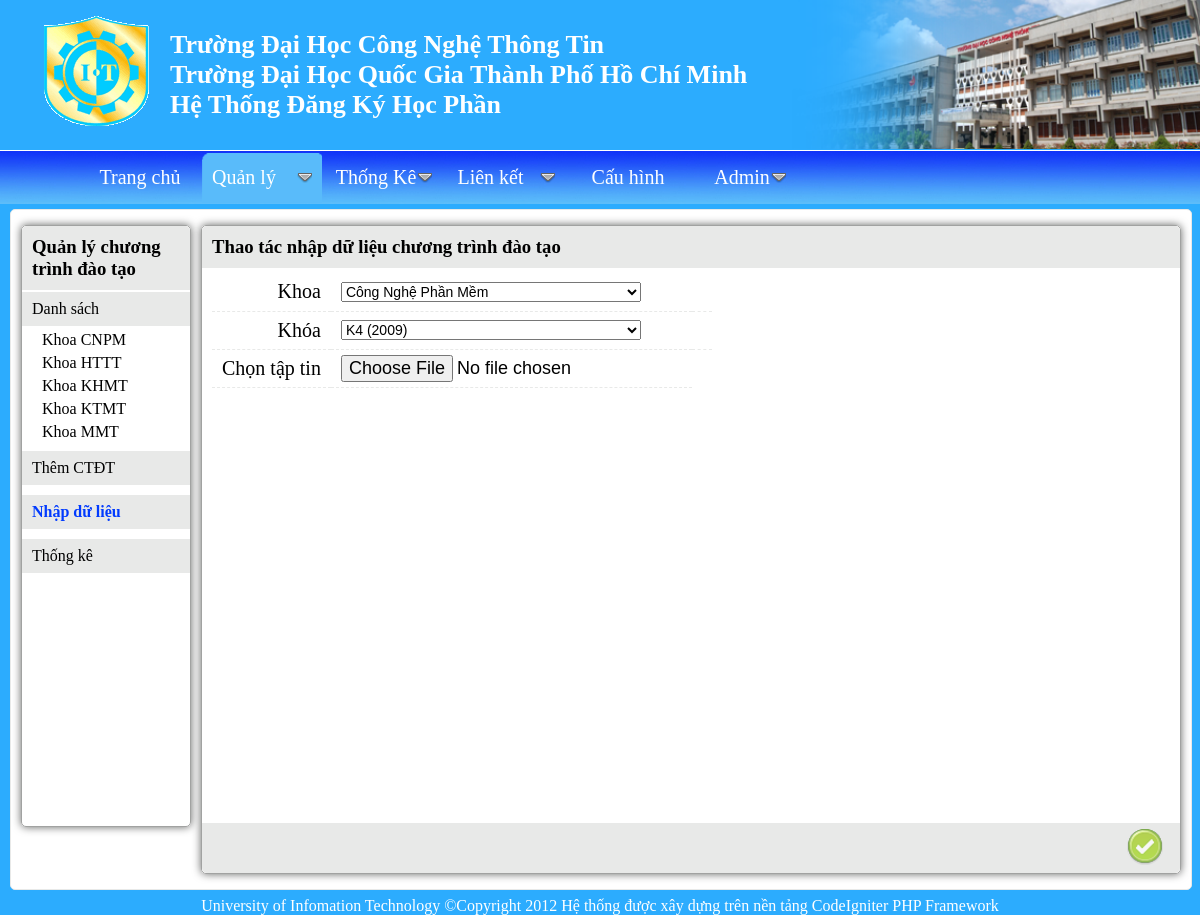
/quanly/chuong-trinh-dao-tao/nhap-du-lieu, run on the app's committed database.
### tables this page shows
CREATE TABLE IF NOT EXISTS `khoa` (
  `MaKhoa` varchar(5) NOT NULL,
  `TenKhoa` varchar(40) NOT NULL,
  PRIMARY KEY (`MaKhoa`)
);

### application/controllers/ctdt.php (called while the page is built, shortened)
<?php if ( ! defined('BASEPATH')) exit('No direct script access allowed');
class Ctdt extends CI_Controller {
    function __construct()
    {
        $this->load->helper("url");
        $this->load->library("form_validation");
        $this->load->model("admin/mctdt");
        $this->load->library('PHPExcel');
    }
   function nhapdl($khoa_active="CNPM",$k_active=4)
    {
        $this->load->helper("url");
        $this->load->library("form_validation");
        $this->form_validation->set_rules("khoa","Khoa","required");
        $this->form_validation->set_rules("file_upload","Tập tin","callback_exist_file");
        if($this->form_validation->run())
        {
            $file_data=$this->upload->data();
            $khoa=$this->input->post("khoa");
            $k=$this->input->post("k");
            try
            {
                $ctdt_array=$this->read_import_file($file_data,$k);
                $num_errors=$this->check_error_data($ctdt_array,$khoa,$k);
                if($num_errors>0)
                {
                    $khoa_result=$this->mctdt->get_khoa();
                    $k_result=$this->mctdt->get_K();
                    $data["khoa_result"]=$khoa_result;
                    $data["k_result"]=$k_result;
                    $data["khoa"]=$khoa;
                    $data["k"]=$k;
                    $data["error_data"]=$ctdt_array;
                    $data["num_errors"]=$num_errors;
                    $data['data_title']="Thao tác nhập dữ liệu khoa ".$this->mctdt->ten_khoa($khoa)." <img src='".static_url()."/images/delete.png' title='Thao tác nhập dữ liệu thât bại' />";
                    $data["title"]="Trang nhập dữ liệu";
                    $this->load->view("admin/vctdt_import_error",$data);
                }
                else
                {
                    $this->mctdt->import_ctdt($khoa,$k,$ctdt_array);
                    $khoa_result=$this->mctdt->get_khoa();
                    $k_result=$this->mctdt->get_K();
                    $data["khoa_result"]=$khoa_result;
                    $data["k_result"]=$k_result;
                    $data["khoa"]=$khoa;
                    $data["TenKhoa"]=$this->mctdt->ten_khoa($khoa);
                    $data["k"]=$k;
                    $data["success_data"]=$ctdt_array;
                    $data["num_success"]=count($ctdt_array);
                    $data['right_title']="Thao tác nhập dữ liệu <img title='Thao tác nhập dữ liệu thành công' src='".static_url()."/images/ok.png' />";
                    $data["title"]="Trang nhập dữ liệu";
                    $this->load->view("admin/vctdt_import_success",$data);
                }
            }
            catch(exception $ex)
            {
                $khoa_result=$this->mctdt->get_khoa();
                 $k_result=$this->mctdt->get_K();
                 $data["khoa_result"]=$khoa_result;
                 $data["k_result"]=$k_result;
                 $data["khoa"]=$khoa;
                 $data["k"]=$k;
                 $data['data_title']="Thao tác nhập dữ liệu chương trình đào tạo";
                 $data["title"]="Trang nhập dữ liệu chương trình đào tạo";
                $data["error_array"]="Lỗi khi đọc tập tin";
                $data["error_data"]=array();
                $data["num_errors"]=0;
                $data['right_title']="Thao tác nhập dữ liệu từ tập tin";
                $data["title"]="Trang nhập dữ liệu";
                $this->load->view("admin/vctdt_import_error",$data);
            }
        }
        else
        {
            $khoa_result=$this->mctdt->get_khoa();
            $k_result=$this->mctdt->get_K();
            $data["khoa_result"]=$khoa_result;
            $data["k_result"]=$k_result;
            $data["khoa"]=$khoa_active;
            $data["k"]=$k_active;
            $data['data_title']="Thao tác nhập dữ liệu chương trình đào tạo";
            $data["title"]="Trang nhập dữ liệu chương trình đào tạo";
            $this->load->view("admin/vctdt_import",$data);
        }
    }
}
?>

### index.php (called while the page is built, shortened)
<?php
require_once BASEPATH.'core/CodeIgniter.php';
?>

### application/helpers/MY_url_helper.php (called while the page is built)
<?php  if ( ! defined('BASEPATH')) exit('No direct script access allowed');
if ( ! function_exists('static_url'))
{
	function static_url()
	{
		$CI =& get_instance();
		return $CI->config->item("static_url");
	}
}
?>

### application/models/admin/mctdt.php (called while the page is built, shortened)
<?php
class Mctdt extends CI_Model
{
    function get_khoa()
    {
        $query=$this->db->get("khoa");
        return $query->result_object();
    }
    function get_K()
    {
        $query=$this->db->get("k");
        return $query->result_object();
    }
}
?>

### application/views/admin/vctdt_import.php (the view, shortened to what this page needs)
<!DOCTYPE html PUBLIC "-//W3C//DTD XHTML 1.0 Transitional//EN" "http://www.w3.org/TR/xhtml1/DTD/xhtml1-transitional.dtd">
<html xmlns="http://www.w3.org/1999/xhtml" xml:lang="en" lang="en">
<head>
    <link rel="stylesheet" type="text/css" href="<?php echo static_url(); ?>/css/admin/common.css" />
    <link rel="stylesheet" type="text/css" href="<?php echo static_url(); ?>/css/admin/ctdt_import.css" />
    <link rel="stylesheet" type="text/css" href="<?php echo static_url(); ?>/css/menu/menu_css.css" />
</head>
<body>
<div id="wrapper">
    <div id="header">
    <img src="<?php echo static_url(); ?>/images/logo.gif" alt="logo.gif" id="logo" />
    <img src="<?php echo static_url(); ?>/images/header_pic.png" alt="header_" id="header_pic" />
     <p>Trường Đại Học Công Nghệ Thông Tin<br />
       Trường Đại Học Quốc Gia Thành Phố Hồ Chí Minh<br />
       Hệ Thống Đăng Ký Học Phần
    </p>
    </div>
    <div id="page">
        <div id="data">
            <div id="left">
            <h3>Quản lý chương trình đào tạo</h3>
            <ul>
                <li><a href="/quanly/chuong-trinh-dao-tao" title="Danh sách chương trình đào tạo theo khoa">Danh sách</a>
                <?php
                echo "<ul>";
                foreach($khoa_result as $row)
                {
                    echo "<li id='".$row->MaKhoa."' title='".$row->TenKhoa."'><a href='/quanly/chuong-trinh-dao-tao/".$row->MaKhoa."'> Khoa ".$row->MaKhoa."</a></li>";
                }
                echo "</ul>";
                ?>
                </li>
                <li><a  href="/quanly/chuong-trinh-dao-tao/them" title="Thêm Chương Trình Đào Tạo Mới">Thêm CTĐT</a></li>
                <li><a class='active' href="/quanly/chuong-trinh-dao-tao/nhap-du-lieu">Nhập dữ liệu</a></li>
                <li><a href="/quanly/chuong-trinh-dao-tao/thongke">Thống kê</a></li>
            </ul>
            </div>
            <div id="right">
                <form method="post" action="/quanly/chuong-trinh-dao-tao/nhap-du-lieu" enctype="multipart/form-data">
                   <h3><?php echo $data_title; ?></h3>
                    <div class='box'>
                        <table class="info">
                            <?php
                                echo "<tr><td>Khoa</td>
                                      <td>
                                      <select name='khoa' id='khoa'>";
                                      foreach($khoa_result as $khoa_row)
                                      {
                                        $makhoa=$khoa_row->MaKhoa;
                                        $tenkhoa=$khoa_row->TenKhoa;
                                        if($khoa==$makhoa)echo "<option title='$tenkhoa'  value='$makhoa' selected='selected'>$tenkhoa</option>";
                                        else echo "<option title='$tenkhoa'  value='$makhoa'>$tenkhoa</option>";
                                      }
                                echo "<tr><td>Khóa</td>
                                         <td>
                                         <select name='k' id='k'>";
                                         foreach($k_result as $K_row)
                                         {
                                            if($K_row->MaK==$k)echo "<option selected='selected' title='".$K_row->TenK."'  value='".$K_row->MaK."'>".$K_row->TenK."</option>";
                                            else echo "<option title='".$K_row->TenK."'  value='".$K_row->MaK."'>".$K_row->TenK."</option>";
                                         }
                                echo     "</select>
                                        </td></tr>";
                            ?>
                            <tr><td>Chọn tập tin</td>
                                <td><input type="file" id="file_upload" name="file_upload" title="Chọn tập tin cần nhập dữ liệu(.CSV,.XLS,.XLSX)"/></td>
                            </tr>
                        </table>
                        <table class='error'>
                            <tr><td><?php echo form_error("import_type","<span title='Thông báo lỗi'>","</span>") ?></td></tr>
                            <tr><td><?php echo form_error("file_upload","<span title='Thông báo lỗi'>","</span>") ?></td></tr>
                        </table>
                    </div>
                    <div id="data_checking">
                    </div>
                    <div id="action">
                        <img id="create" title="OK" src="<?php echo static_url(); ?>/images/accept.png" />
                    </div>
                </form>
            </div>
        </div>
    </div>
</div>   </body>
</html>

### application/static/css/admin/common.css (style rules this page uses)
* { margin:0px;padding:0px; }
ul { list-style: none; }
img { border:none; }
select { z-index:120;position:relative; }
#wrapper { width:1200px;margin:0px auto;background-color:#2cacfe; -box-shadow: 0 0 8px #646564; -webkit-box-shadow: 0 0 8px #646564; -moz-box-shadow: 0 0 8px #646564; -o-box-shadow: 0 0 8px #646564; }
#wrapper #header { height:150px;position:relative;overflow:auto;border-bottom:1px solid #fff; }
#wrapper #header p { position:absolute;font-size:26px;font-weight:bold;top:30px;left:170px;color:#fff; }
#wrapper #header img { position:absolute; }
#wrapper #header img#logo { top:16px;left:0px; }
#wrapper #header img#header_pic { top:0px;right:0px;height:149px; }
#wrapper #data { border:1px solid #e8e9e8; background:#fff; -webkit-border-radius: 5px; -moz-border-radius: 5px; -o-border-radius: 5px; border-radius: 5px; width:1160px;min-height:600px; margin:5px 10px; overflow:hidden;padding:15px 10px; }

### application/static/css/admin/ctdt_import.css (style rules this page uses)
#wrapper #data h3 { background-color: #e8e9e8;padding:10px 10px; -webkit-border-top-right-radius: 5px; -moz-border-top-right-radius: 5px; -o-border-top-right-radius: 5px; border-top-right-radius: 5px; -webkit-border-top-left-radius: 5px; -moz-border-top-left-radius: 5px; -o-border-top-left-radius: 5px; border-top-left-radius: 5px; }
#wrapper #data #left { float:left;width:168px; min-height:600px; border:1px solid #a1a2a1; -webkit-border-radius: 5px; -moz-border-radius: 5px; -o-border-radius: 5px; border-radius: 5px; -webkit-box-shadow: 0 0 8px #646564; -moz-box-shadow: 0 0 8px #646564; }
#wrapper #data #left ul li { margin:2px 0px 10px 0px; }
#wrapper #data #left ul li a { background: #e8e9e8;padding:8px 10px;display:block; }
#wrapper #data #left ul li a.active { font-weight:bold;color: #023bfe; }
#wrapper #data #left ul li ul li { margin:5px 0px 0px 20px; }
#wrapper #data #left ul li ul li a { background:none;padding:0px;border:none; }
#wrapper #data #right { float:right;width:978px; padding:0px; min-height:600px; -webkit-border-radius: 5px; -moz-border-radius: 5px; -o-border-radius: 5px; border-radius: 5px; position:relative; margin-top:0px; border:1px solid #a1a2a1; -webkit-box-shadow: 0 0 8px #646564; -moz-box-shadow: 0 0 8px #646564; }
#wrapper #data .box { margin:5px 10px 0px 10px; position:relative; min-height:150px; }
#wrapper #data .box table { float:left;border-collapse:collapse; }
#wrapper #data .box table td { border-bottom:1px dashed #e8e9e8;font-size:20px;padding:5px 10px }
#wrapper #data .box table tr { height:38px; }
#wrapper #data .box table input { font-size:18px;resize: none ; }
#wrapper #data .box table select { width:300px;font-size:14px; }
#wrapper #data .box table.info td:first-child { text-align: right; }
#wrapper #data .box table.error td { font-size:14px; }
#wrapper #data #data_checking { min-height: 400px;margin:0px 10px; }
#wrapper #data #action { height: 50px; width: 100%; background-color:#e8e9e8; -webkit-border-bottom-right-radius: 5px; -moz-border-bottom-right-radius: 5px; -o-border-bottom-right-radius: 5px; border-bottom-right-radius: 5px; -webkit-border-bottom-left-radius: 5px; -moz-border-bottom-left-radius: 5px; -o-border-bottom-left-radius: 5px; border-bottom-left-radius: 5px; }
#wrapper #data #action img { margin:1px 10px 1px 10px;opacity:0.65;width:48px;height:48px;float:right; }

### data on the page
khoa: MaKhoa "CNPM"
khoa: MaKhoa "HTTT"
khoa: MaKhoa "KHMT"
khoa: MaKhoa "KTMT"
khoa: MaKhoa "MMT"

### other printed values
$data_title "Thao tác nhập dữ liệu chương trình đào tạo"
form field khoa "Công Nghệ Phần Mềm"
form field k "K4 (2009)"
